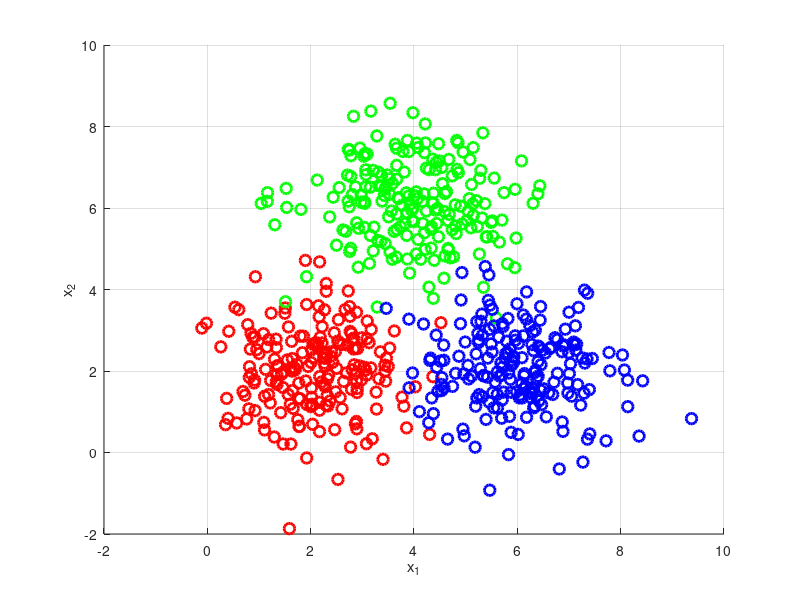

Here is the MATLAB script that generated this plot: (Note: this script raises an error after producing the figure.)
% This script demonstrates the classification performamce of a simple
% linear network on a three class classification problem by considering 
% two dimensional feature vectors. Patterns pertaining to ClassX where 
% X in {1,2,3} are considered to be sampled from a multivariate normal
% distribution wih mean vector MUX and covariance matrix SIGMAX.

% Clear command window and workspace.
clc
clear

% Define the parameters of the multivariate gaussian distributions such
% that the constituent values of the corresponding feature vectors are 
% uncorrelated.
MU1 = [2 2];
MU2 = [4 6];
MU3 = [6 2];
SIGMA1 = eye(2);
SIGMA2 = eye(2);
SIGMA3 = eye(2);

% Define the number of training and testing patterns generated for each 
% class.
NTrain = 200;
NTest = 200;

% Generate training patterns for each one of the classes C1, C2 and C3.
C1Train = mvnrnd(MU1,SIGMA1,NTrain);
C2Train = mvnrnd(MU2,SIGMA2,NTrain);
C3Train = mvnrnd(MU3,SIGMA3,NTrain);
% Generate testing patterns for each one of the classes C1, C2 and C3.
C1Test = mvnrnd(MU1,SIGMA1,NTest);
C2Test = mvnrnd(MU2,SIGMA2,NTest);
C3Test = mvnrnd(MU3,SIGMA3,NTest);

% Plot the training data points to be fed in the linear neural network.
figure('Name','Training Data Points')
hold on
scatter(C1Train(:,1),C1Train(:,2),60,'r','LineWidth',2.0);
scatter(C2Train(:,1),C2Train(:,2),60,'g','LineWidth',2.0);
scatter(C3Train(:,1),C3Train(:,2),60,'b','LineWidth',2.0);
hold off
grid on
xlabel('x_1');
ylabel('x_2');

% Set the matrix of training patterns for the linear neural network.
Ptrain = [C1Train;C2Train;C3Train]';
% Set the matrix of training targets for the linear neural network.
Ttrain = [ones(1,NTrain),2*ones(1,NTrain),3*ones(1,NTrain)];
Ttrain = full(ind2vec(Ttrain));

% Set up a linear neural network and perform the following operations:
% (i)  :  network configuration according to the corresponding set of training patterns.
% (ii) :  network initilization.
% (iii):  network data division function initialization.
% (iv) :  network training function determination.
% (v)  :  enable verval output during training.
% (vi) :  enable visual output during training.
linear_net = linearlayer;
linear_net = configure(linear_net,Ptrain,Ttrain);
linear_net = init(linear_net);
linear_net.divideFcn = '';
linear_net.trainFcn = 'trainrp';
linear_net.trainParam.showCommandLine = true;
linear_net.trainParam.showWindow = true;
linear_net.trainParam.epochs = 1000;
linear_net.trainParam.goal = 0.0;

% View the linear network object.
view(linear_net);

% Train the linear neural network.
linear_net = train(linear_net,Ptrain,Ttrain);

% Simulate the linear neural network response on the training data.
Ttrain_est = linear_net(Ptrain);
% Convert the estimated output vector into the corresponding class labels
% by storing the index of the maximum value per column of the output
% matrix.
[~,Ttrain_est] = max(Ttrain_est);

% Compute the confussion matrix for training.
CMtrain = confusionmat(vec2ind(Ttrain),Ttrain_est);
% Visualize the confussion matrix for training.
confusionchart(CMtrain);